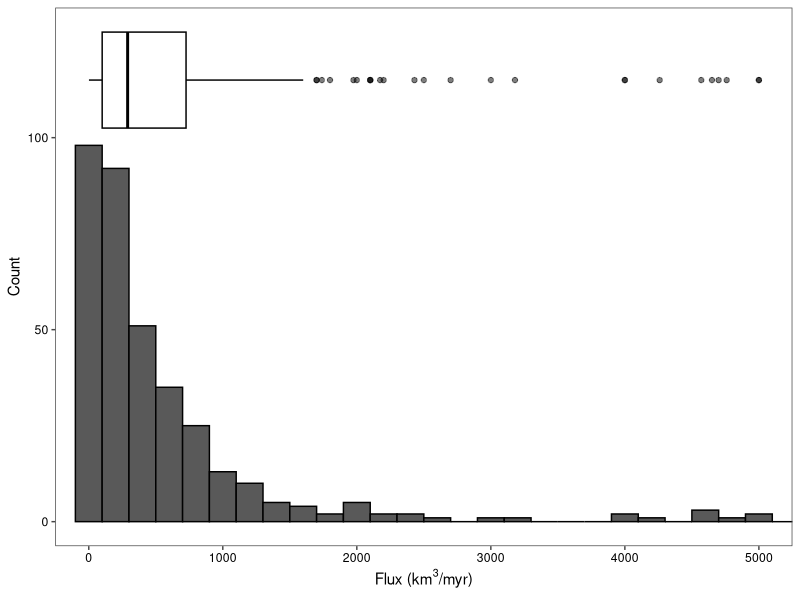
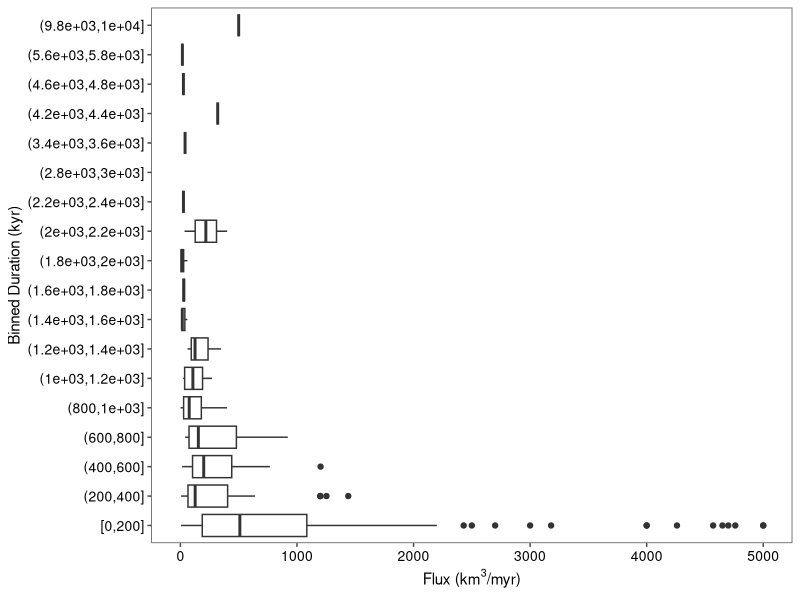
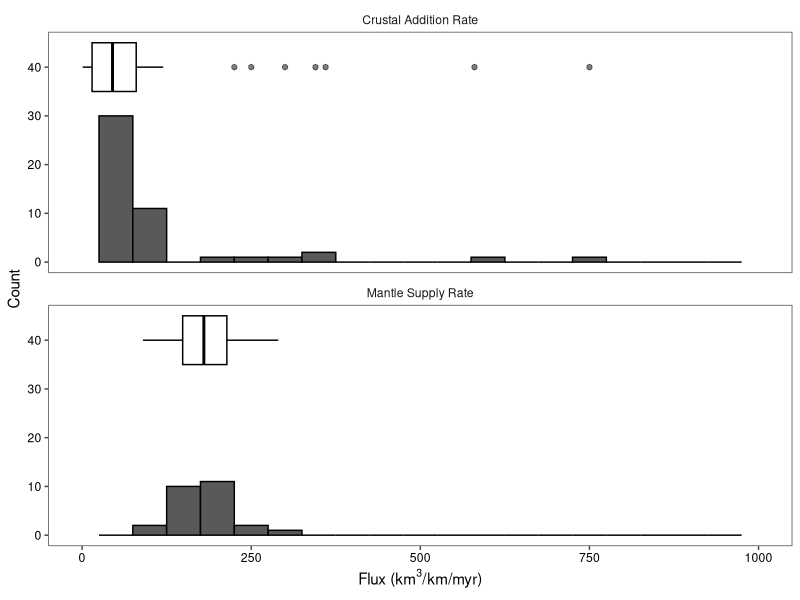
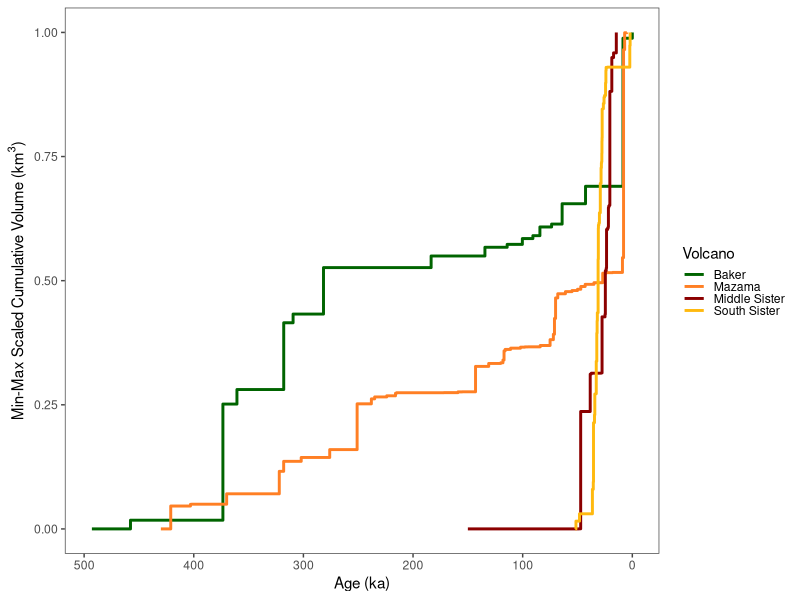
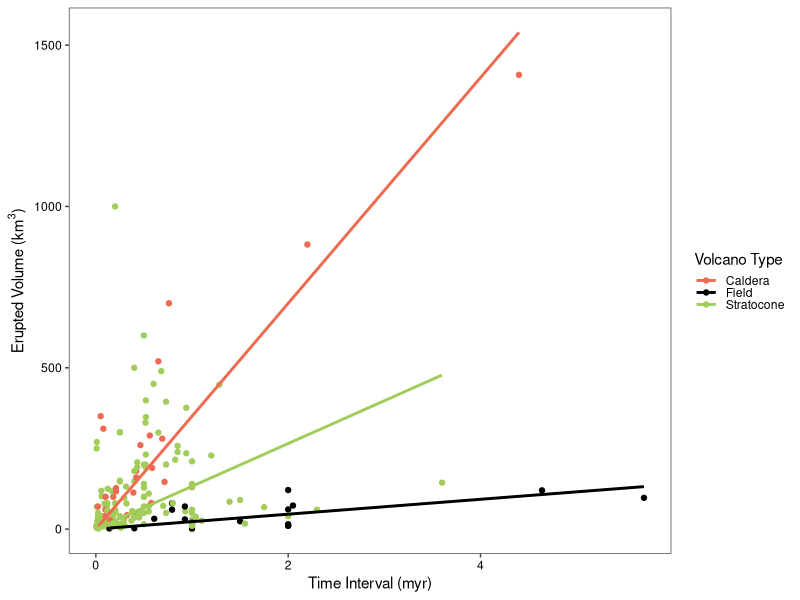

Write the R code that produced these figures, in order. (Note: this script raises an error after producing the figures.)
## New important figures, draft started 8/22/24, most recent update 8/7/26
library(ggplot2)
library(egg)
library(tidyverse)
library(readxl)
library(scales)
#### Import data frames ####

# Import and split dataframes from one file, All_Long_Term_Rates
# The file includes data for all three current categories of long-term fluxes: 
# Erupted flux, crustal growth rate, and mantle-derived magma supply rate

# Define df with all rates

All_Rates<-read_excel("All_Long_Term_Rates_Updated_8_26.xlsx")

# Define Erupted Flux df

Erupted_Flux_All<-All_Rates%>%
  filter(CrustalorMantleRates=="Erupted")%>%
  mutate(EruptedVolume=`Flux(km3/myr)`*(`Duration (ka)`*.001))

# Isolate from this df erupted fluxes from the Cascades
Cascades_Erupted<-filter(Erupted_Flux_All, Arc=="Cascades")
# Define Crustal Growth Rate df

Crustal_Growth_Rate_All<-All_Rates%>%
  filter(CrustalorMantleRates=="CrustalRate")

# Define Mantle-Derived Magma Supply Rate df

Mantle_Supply_Rate_All<-All_Rates%>%
  filter(CrustalorMantleRates=="MantleRate")

# Collect all arc averaged fluxes (this would be like joining Crustal_Growth_Rate_All and Mantle_Supply_Rate_All)
Arc_Averaged_Fluxes<-All_Rates%>%
  filter(CrustalorMantleRates=="CrustalRate"|CrustalorMantleRates=="MantleRate")
# Import data to make cumulative volume plots
# Define function to do min/max normalization
min_max_normalization <- function(x) {
  return ((x - min(x)) / (max(x) - min(x)))
}
# Import data, mutate to do min-max scaling
Cumulative_Volumes<-read_excel("Cumulative_Volume_Data.xlsx")%>%
  group_by(Volcano)%>%
  mutate(Min_Max_Scaled_CumVol=min_max_normalization(CumVol))

#### Do statistics ####

# Statistics on mantle supply rates
min(Mantle_Supply_Rate_All$`Flux(km3/km/myr)`,na.rm = TRUE) #90
max(Mantle_Supply_Rate_All$`Flux(km3/km/myr)`,na.rm = TRUE) #290
mean(Mantle_Supply_Rate_All$`Flux(km3/km/myr)`,na.rm = TRUE) #181
sd(Mantle_Supply_Rate_All$`Flux(km3/km/myr)`,na.rm = TRUE) #48
median(Mantle_Supply_Rate_All$`Flux(km3/km/myr)`,na.rm = TRUE) #180
IQR(Mantle_Supply_Rate_All$`Flux(km3/km/myr)`,na.rm = TRUE) #65.3
quantile(Mantle_Supply_Rate_All$`Flux(km3/km/myr)`,probs=.75,na.rm=TRUE)#214
quantile(Mantle_Supply_Rate_All$`Flux(km3/km/myr)`,probs=.25,na.rm=TRUE)#149

## Statistics on erupted flux
min(Erupted_Flux_All$`Flux(km3/myr)`,na.rm = TRUE) #1.3, volcanic field northern cascades
max(Erupted_Flux_All$`Flux(km3/myr)`,na.rm = TRUE) #71428.57, 7 year integrated time
mean(Erupted_Flux_All$`Flux(km3/myr)`,na.rm = TRUE) #1166
sd(Erupted_Flux_All$`Flux(km3/myr)`,na.rm = TRUE) #4529
median(Erupted_Flux_All$`Flux(km3/myr)`,na.rm = TRUE) #290
IQR(Erupted_Flux_All$`Flux(km3/myr)`,na.rm = TRUE) #626
quantile(Erupted_Flux_All$`Flux(km3/myr)`,probs=.75,na.rm=TRUE)#725.8
quantile(Erupted_Flux_All$`Flux(km3/myr)`,probs=.25,na.rm=TRUE)#100

## Statistics on crustal rates
min(Crustal_Growth_Rate_All$`Flux(km3/km/myr)`,na.rm = TRUE) #0.8, volcanic field northern cascades
max(Crustal_Growth_Rate_All$`Flux(km3/km/myr)`,na.rm = TRUE) #750
mean(Crustal_Growth_Rate_All$`Flux(km3/km/myr)`,na.rm = TRUE) #80
sd(Crustal_Growth_Rate_All$`Flux(km3/km/myr)`,na.rm = TRUE) #128
median(Crustal_Growth_Rate_All$`Flux(km3/km/myr)`,na.rm = TRUE) #45
IQR(Crustal_Growth_Rate_All$`Flux(km3/km/myr)`,na.rm = TRUE) #65.25
quantile(Crustal_Growth_Rate_All$`Flux(km3/km/myr)`,probs=.75,na.rm=TRUE)#80
quantile(Crustal_Growth_Rate_All$`Flux(km3/km/myr)`,probs=.25,na.rm=TRUE)#14.75

#### Figures and associated Statistics ####
#### Figure 6 ####
ggplot(Erupted_Flux_All)+
  geom_histogram(aes(x=`Flux(km3/myr)`, after_stat(count)),binwidth=200, color="black")+
  geom_boxplot(aes(x=`Flux(km3/myr)`,y=115), width=25,color="black",alpha=0.5)+
  theme_article()+
  coord_cartesian( xlim = c(0, 5000))+
  labs(y="Count",x=expression("Flux (km"^"3"*"/myr)"))+
  theme(axis.text=element_text(color="black"))

#### Figure 7 ####
# Express how flux changes w duration binned
Binned_Erupted_Flux<-Erupted_Flux_All%>%
  filter(`Duration (ka)`!="NA")%>%
  filter(!is.na(`Flux(km3/myr)`))%>%
  mutate( bin=cut_width(`Duration (ka)`, width=200, boundary=0) )
#options(scipen=999)
ggplot(filter(Binned_Erupted_Flux), aes(y = bin, x = `Flux(km3/myr)`)) +
  geom_boxplot()+
  coord_cartesian(xlim = c(0,5000))+
  theme_article()+
  labs(y="Binned Duration (kyr)",x=expression("Flux (km"^"3"*"/myr)"))+
  theme(axis.text = element_text(color="black", size=10))
# for this figure, y-axis labels need to be changed to non-scientific by hand

#### Figure 8 ####
ggplot(data=filter(All_Rates, CrustalorMantleRates!="Erupted"))+
  geom_histogram(aes(x=`Flux(km3/km/myr)`, after_stat(count)), color="black",binwidth = 50)+
  geom_boxplot(aes(x=`Flux(km3/km/myr)`,y=40),color="black",width=10,alpha=0.5)+
  facet_wrap(~CrustalorMantleRates,nrow=2,
             labeller = labeller(CrustalorMantleRates = c("CrustalRate" = "Crustal Addition Rate",
                                                          "MantleRate" = "Mantle Supply Rate")))+
  theme_article()+
  labs(x=expression("Flux (km"^"3"*"/km/myr)"),
       y="Count" )+
  theme(#axis.text.y=element_blank(),
    #axis.title.y = element_blank(),
    #axis.ticks.y = element_blank(),
    axis.text=element_text(color="black"))+
  lims(x=c(0,1000))

#### Figure 11 ####

CumVolColors<-c("darkgreen","chocolate1","red4", "darkgoldenrod1")
CumVolFigure<-ggplot(data=Cumulative_Volumes, aes(x=Age,y=Min_Max_Scaled_CumVol,color=Volcano))+
  geom_step(size=1)+
  theme_article()+
  scale_x_reverse()+
  labs(y=expression("Min-Max Scaled Cumulative Volume (km"^"3"*")"),x="Age (ka)")+
  scale_color_manual(values=CumVolColors)

CumVolFigure

#### Figure 12 and associated statistics ####
# Isolate Time average calderas, calculate line
Time_Avg_Calderas<-Erupted_Flux_All%>%
  filter(`Time averaged?`== "Yes"&VolcanoType=="Caldera")%>%
  mutate(Duration_myr=`Duration (ka)`*10^-3)
Caldera_Line<-lm(Time_Avg_Calderas$EruptedVolume~Time_Avg_Calderas$`Duration_myr`+0)
summary(Caldera_Line) # 350+/-28 r2=.85
# Isolate Time average volcanic fields, calculate line
Time_Avg_Field<-Erupted_Flux_All%>%
  filter(`Time averaged?`== "Yes"&VolcanoType=="Field",EruptedVolume<5000)%>% #NOTE, WE ARE EXCLUDING VERY HIGH ESTIMATES OF FLUX HERE FROM SNAKE RIVER PLANE AND LAKE BAIKAL
  mutate(Duration_myr=`Duration (ka)`*10^-3)
Field_Line<-lm(Time_Avg_Field$EruptedVolume~Time_Avg_Field$`Duration_myr`+0)
summary(Field_Line) # 23 +/- 4 r2=0.68
# Isolate Time average stratocones, calculate line
Time_Avg_Stratocone<-Erupted_Flux_All%>%
  filter(`Time averaged?`== "Yes"&VolcanoType=="Stratocone")%>%
  mutate(Duration_myr=`Duration (ka)`*10^-3)
Stratocone_Line<-lm(Time_Avg_Stratocone$EruptedVolume~Time_Avg_Stratocone$`Duration_myr`+0)
summary(Stratocone_Line) #133 +/- 20, r2=0.25
# Make plot
ggplot(filter(Erupted_Flux_All, `Time averaged?`=="Yes", VolcanoType=="Caldera"|VolcanoType=="Stratocone"|VolcanoType=="Field", EruptedVolume<5000), 
       aes(y=EruptedVolume,x=`Duration (ka)`/1000, color=VolcanoType),)+
  geom_point()+
  theme_article()+
  geom_smooth(method=lm,
              formula=y~x+0,se=FALSE)+
  scale_color_manual(values=c("coral2",
                              "black",
                              "darkolivegreen3"))+
  theme(axis.text = element_text(color="black"))+
  labs(x="Time Interval (myr)", y=expression("Erupted Volume (km"^"3"*")"), color="Volcano Type")

#### Figure 13 and associated statistics ####
# First, define summarized dataframes from the cascades
# calculate average estimates of flux from Hildreth 2007
Hildreth_averages<-Erupted_Flux_All%>%
  filter(Citation=="Hildreth 2007")%>%
  group_by(GeneralName)%>%
  summarise(EruptedVolume=mean(EruptedVolume),`Flux(km3/myr)`=mean(`Flux(km3/myr)`),`Duration (ka)`=mean(`Duration (ka)`))%>%
  mutate(Arc="Cascades")
# Join those with fluxes from other contributions
Cascades_averages<-Erupted_Flux_All%>%
  filter(Citation=="Schmidt and Grunder 2009"|Citation=="Calvert (2018) Geopshere")%>%
  filter(`Time averaged?`=="Yes")%>%
  bind_rows(Hildreth_averages)
# Find time averaged estimates from CVZ and SVZ
CVZ_SVZ_averages<-filter(Erupted_Flux, Arc=="SVZ"|Arc=="CVZ", `Time averaged?`=="Yes")
# Find time averaged estimates from Alaska Aleutian arc
Alaska_Aleutian_averages<-Erupted_Flux_All%>%
  filter(Arc=="Aleutian-Alaska")%>%
  filter(`Time averaged?`=="Yes")%>%
  mutate(`Duration (myr)`=`Duration (ka)`*10^-3)
# For only oceanic in AA arc
Alaska_Aleutian_averages_oceanic<-Erupted_Flux_All%>%
  filter(Arc=="Aleutian-Alaska")%>%
  filter(`Time averaged?`=="Yes")%>%
  mutate(`Duration (myr)`=`Duration (ka)`*10^-3)%>%
  filter(GeneralName=="Akutan"|GeneralName=="Seguam"|GeneralName=="Tanaga")
# For only continental in AA arc
Alaska_Aleutian_averages_continental<-Erupted_Flux_All%>%
  filter(Arc=="Aleutian-Alaska")%>%
  filter(`Time averaged?`=="Yes")%>%
  mutate(`Duration (myr)`=`Duration (ka)`*10^-3)%>%
  filter(GeneralName!="Akutan"&GeneralName!="Seguam"&GeneralName!="Tanaga")%>%
  filter(EstimateType=="Volcano")
# collect all those data frames
Arc_Averages<-full_join(Cascades_averages,CVZ_SVZ_averages)%>%
  full_join(.,Alaska_Aleutian_averages_continental)%>%
  mutate(`Duration (myr)`=`Duration (ka)`*10^-3)

# make figure
Averages_Figure<-ggplot()+
  geom_point(data=Arc_Averages, 
             aes(y=`EruptedVolume`,x=`Duration (myr)`, color=Arc))+
  geom_smooth(data=filter(Arc_Averages),aes(y=`EruptedVolume`,x=`Duration (myr)`, color=Arc),
              method=lm,formula=y~x+0,se=FALSE)+
  theme_article()+
  labs(y=expression("Erupted Volume (km"^"3"*")"))+
  theme(element_text(color="black"), axis.text = element_text(color="black"),
        legend.position = "none")+
  scale_color_manual(values=c("dodgerblue","pink","orange","darkred"))
Averages_Boxplot<-
  ggplot(data=Arc_Averages)+
  geom_boxplot(aes(y=`Flux(km3/myr)`,x=fct_reorder(Arc, `Flux(km3/myr)`, .fun='median'),color=Arc))+
  theme_article()+
  labs(y=expression("Erupted Flux (km"^"3"*"/myr)"))+
  theme(legend.position ="none" ,axis.title.x = element_blank())+
  theme(element_text(color="black"), axis.text = element_text(color="black"))+
  scale_color_manual(values=c("dodgerblue","pink","orange","darkred"))

ggarrange(Averages_Figure,Averages_Boxplot, nrow=1)
# get data about lines
# include all cascades points
Cascades_Line_Data_All<-filter(Arc_Averages,Arc=="Cascades")
Cascades_Line_All<-lm(Cascades_Line_Data_All$EruptedVolume~Cascades_Line_Data_All$`Duration (myr)`+0)
summary(Cascades_Line_All)
# slope= 290 /pm 54, r2=.53
# exclude high flux points
# isolate smaller fluxes from the cascades
Cascades_Small<-filter(Arc_Averages, EruptedVolume<400)
Cascades_Line_Data<-filter(Cascades_Small,Arc=="Cascades")
Cascades_Line<-lm(Cascades_Line_Data$EruptedVolume~Cascades_Line_Data$`Duration (myr)`+0)
summary(Cascades_Line)
# slope= 204 /pm 19, r2=.83

SVZ_Line_Data<-filter(Cascades_Small,Arc=="SVZ")
SVZ_Line<-lm(SVZ_Line_Data$EruptedVolume~SVZ_Line_Data$`Duration (myr)`+0)
summary(SVZ_Line)
# slope=205 /pm 66, r2=.52

CVZ_Line_Data<-filter(Cascades_Small,Arc=="CVZ")
CVZ_Line<-lm(CVZ_Line_Data$EruptedVolume~CVZ_Line_Data$`Duration (myr)`+0)
summary(CVZ_Line)
#slope=64 /pm 10, r2=.71

# include only continental Aleutian points
Aleutian_Line_Data<-filter(Arc_Averages,Arc=="Aleutian-Alaska")
Aleutian_Line<-lm(Aleutian_Line_Data$EruptedVolume~Aleutian_Line_Data$`Duration (myr)`+0)
summary(Aleutian_Line)
# slope= 41 /pm 32, r2=.15

#### Figure 14 ####
# needs manual addition of number of estimates when regenerated
Erupted_Hist<-ggplot(data=Erupted_Flux_All)+
  geom_histogram(aes(x=`Flux(km3/myr)`), fill="grey", color="black", binwidth=0.5)+
  geom_histogram(data=Arc_Averaged_Fluxes,aes(x=`Flux(km3/km/myr)`*20), fill="cornflowerblue", color="black", binwidth=0.5, alpha=0.6)+
  scale_x_log10(breaks = scales::trans_breaks("log10", function(x) 10^x),
                labels = scales::trans_format("log10", scales::math_format(10^.x)), limits=c(1e-1,1e6))+
  annotation_logticks(sides="b")+
  labs(x=expression("Flux (km"^"3"*"/myr)"), y="Number Estimates", title="Eruptive flux")+
  theme_article()+
  theme(axis.text = element_text(size=16, color="black"), axis.title = element_text(size=24, color="black"))

Average_Hist<-ggplot(data=Arc_Averaged_Fluxes)+
  geom_histogram(aes(x=`Flux(km3/km/myr)`), fill="grey", color="black", binwidth=0.5)+
  # geom_histogram(aes(x=`Flux(km3/km/myr)`*20), fill="cornflowerblue", color="black", binwidth=0.5, alpha=0.6)+
  scale_x_log10(breaks = scales::trans_breaks("log10", function(x) 10^x),
                labels = scales::trans_format("log10", scales::math_format(10^.x)), limits=c(1e-1,1e6))+
  annotation_logticks(sides="b")+
  labs(x=expression("Flux (km"^"3"*"/km/myr)"), y="Number Estimates", title="Arc-normalized supply rate")+
  theme_article()+
  theme(axis.text = element_text(size=16, color="black"), axis.title = element_text(size=24, color="black"))

ggarrange(Erupted_Hist,Average_Hist,nrow=1)




#### Trash Bin ####
## Start plots 

# Plot showing the difference in magnitude between crustal and mantle rates



# Plot showing crustal rates
ggplot(data=filter(Crustal_Growth_Rate_All, !is.na(`Flux(km3/km/myr)`)))+
  geom_histogram(aes(x=`Flux(km3/km/myr)`), color="black", binwidth=20)+
  theme_article()+
  labs(x=expression("Flux (km"^"3"*"/km/myr)"))+
  theme(axis.text.y=element_blank(),
        axis.title.y = element_blank(),
        axis.ticks.y = element_blank(),
        axis.text=element_text(color="black"))


# Plot showing crustal rates by method
ggplot(data=filter(Crustal_Growth_Rate_All, !is.na(`Flux(km3/km/myr)`)))+
  geom_histogram(aes(x=`Flux(km3/km/myr)`, after_stat(ncount)), color="black", binwidth=20)+
  facet_wrap(~Method,ncol=1)+
  theme_article()+
  labs(x=expression("Flux (km"^"3"*"/km/myr)"))+
  theme(axis.text.y=element_blank(),
        axis.title.y = element_blank(),
        axis.ticks.y = element_blank(),
        axis.text=element_text(color="black"))




# Show distribution in duration in erupted flux database
ggplot(data=Erupted_Flux_All)+
  geom_histogram(aes(x=`Duration (ka)`), color="black")+
  theme_article()+
  labs(y="Number of estimates")






 # Plot the volume vs. duration relationship for Cascsades, SVZ, and CVZ


Check_Fig_Sum<-filter(Erupted_Flux_All, `Time averaged?`=="Yes", VolcanoType=="Caldera"|VolcanoType=="Stratocone"|VolcanoType=="Field")
## Summary Fig of whole database

Time_Avg_Calderas<-Erupted_Flux_All%>%
  filter(`Time averaged?`== "Yes"&VolcanoType=="Caldera")%>%
  mutate(Duration_myr=`Duration (ka)`*10^-3)
Caldera_Line<-lm(Time_Avg_Calderas$EruptedVolume~Time_Avg_Calderas$`Duration_myr`+0)
summary(Caldera_Line) # 350+/-28 r2=.85
Time_Avg_Field<-Erupted_Flux_All%>%
  filter(`Time averaged?`== "Yes"&VolcanoType=="Field",EruptedVolume<5000)%>% #NOTE, WE ARE EXCLUDING VERY HIGH ESTIMATES OF FLUX HERE FROM SNAKE RIVER PLANE AND LAKE BAIKAL
  mutate(Duration_myr=`Duration (ka)`*10^-3)
Field_Line<-lm(Time_Avg_Field$EruptedVolume~Time_Avg_Field$`Duration_myr`+0)
summary(Field_Line)
Time_Avg_Stratocone<-Erupted_Flux_All%>%
  filter(`Time averaged?`== "Yes"&VolcanoType=="Stratocone")%>%
  mutate(Duration_myr=`Duration (ka)`*10^-3)
Stratocone_Line<-lm(Time_Avg_Stratocone$EruptedVolume~Time_Avg_Stratocone$`Duration_myr`+0)
summary(Stratocone_Line)

ggplot(filter(Erupted_Flux_All, `Time averaged?`=="Yes", VolcanoType=="Caldera"|VolcanoType=="Stratocone"|VolcanoType=="Field", EruptedVolume<5000), 
       aes(y=EruptedVolume,x=`Duration (ka)`/1000, color=VolcanoType),)+
  geom_point()+
  theme_article()+
  geom_smooth(method=lm,
              formula=y~x+0,se=FALSE)+
  scale_color_manual(values=c("coral2",
                              "black",
                              "darkolivegreen3"))+
  theme(axis.text = element_text(color="black"))+
  labs(x="Time Interval (myr)", y=expression("Erupted Volume (km"^"3"*")"))

Check_no_points<-filter(Erupted_Flux_All, `Time averaged?`=="Yes", VolcanoType=="Caldera"|VolcanoType=="Stratocone"|VolcanoType=="Field")%>%
  filter(!is.na(EruptedVolume))

ggplot(filter(Erupted_Flux_All, `Time averaged?`=="Yes", VolcanoType=="Caldera"|VolcanoType=="Stratocone"|VolcanoType=="Field"), 
       aes(y=EruptedVolume,x=`Duration (ka)`*1000, color=VolcanoType))+
  geom_point()+
  theme_article()+
  lims(y=c(0,1600),x=c(0,7.5e6))+
  labs(x="Time Interval (years)", y=expression("Erupted Volume (km"^"3"*")"))+
  geom_smooth(data=filter(Erupted_Flux_All, `Time averaged?`=="Yes", VolcanoType=="Caldera"), 
              aes(x=`Duration (ka)`*1000,y=EruptedVolume),
              method=lm,
              formula=y~x+0, color="coral",se=FALSE)+
  geom_abline(aes(intercept=0,slope=1e-3), linetype="dashed")+
  geom_abline(aes(intercept=0,slope=1e-4), linetype="dashed")+
  annotate("text",x=5e6,y=620,label="1e-4",angle=25)+
  annotate("text",x=1e6,y=1400,label="1e-3",angle=80)+
  scale_color_manual(values=c("coral2",
                              "black",
                              "darkolivegreen3"))+
  theme(axis.text = element_text(color="black"))




## Histograms for Christy, 5/29/24

# Generate erupted flux histogram (flux vs. count)



Managed_Data<-Arc_Averaged_Fluxes%>%
  mutate(Flux_Erupted=`Flux(km3/km/myr)`*20)
median(Managed_Data$Flux_Erupted, na.rm = TRUE)
median(Arc_Averaged_Fluxes$`Flux(km3/km/myr)`, na.rm = TRUE)






ggplot(Erupted_Flux_All)+
  geom_boxplot(aes(y=`Flux(km3/myr)`))+
  theme_article()+
  coord_cartesian( ylim = c(0, 5000))

ggplot(Alaska_Aleutian_averages, 
       aes(y=`EruptedVolume`,x=`Duration (myr)`, color=GeneralName))+
  geom_point()+
  # geom_smooth(data=Cascades_Small,
  # method=lm,formula=y~x+0,se=FALSE,linetype="dashed", alpha=0)+
  # geom_smooth(data=filter(Arc_Averages),
  #         method=lm,formula=y~x+0,se=FALSE)+
  theme_article()+
  labs(y=expression("Erupted Volume (km"^"3"*")"))
scale_color_manual(values=c("dodgerblue","pink","orange","darkred"))
ggplot(Arc_Averages, 
       aes(y=`EruptedVolume`,x=`Duration (ka)`, color=Arc))+
  geom_point()+
  #geom_smooth(data=Cascades_Small,
  #  method=lm,formula=y~x+0,se=FALSE,linetype="dashed")+
  theme_article()+
  labs(y=expression("Erupted Volume (km"^"3"*")"))+
  scale_color_manual(values=c("dodgerblue","pink","orange","darkred"))
